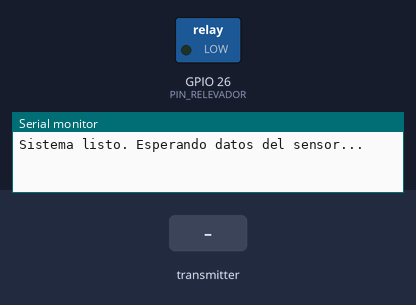
The sketch below on a simulated ESP32. Shown: switched loads named in the sketch (green lamp = pin HIGH), the last lines printed to the serial monitor. Inputs (shaded band) come from the test bench. No radio packets arrive unless stated.

Above: at 1.2 s.
1.3 s: the transmitter starts sending distanciaRecibida = 25
At 2.1 s:
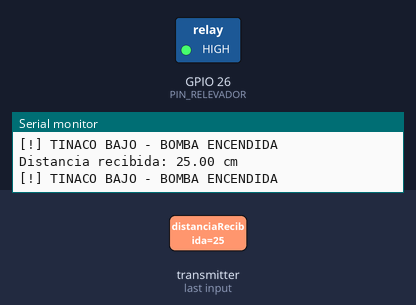
2.8 s: the transmitter starts sending distanciaRecibida = 0
At 3.3 s:
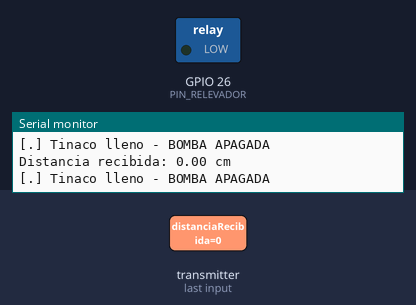
4.3 s: the transmitter starts sending distanciaRecibida = 50
At 5.6 s:
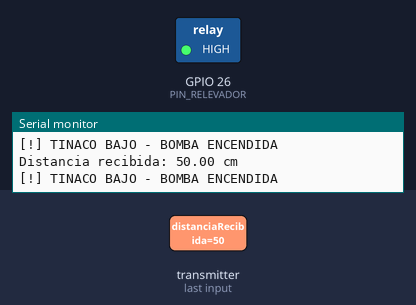
Timing chart, 0 to 7.3 s (numbered marks = the images above; inputs shaded):
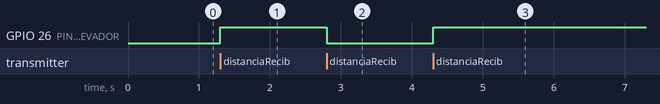

Measured:
- after the input at 1.3 s, GPIO 26 (PIN_RELEVADOR): LOW → HIGH at once
- after the input at 2.8 s, GPIO 26 (PIN_RELEVADOR): HIGH → LOW at once
- after the input at 4.3 s, GPIO 26 (PIN_RELEVADOR): LOW → HIGH at once

The sketch:

esp32_RX_OficinaBombaAgua.ino
```cpp
// --- ESP32 (RX) ---
// Activa el relevador cuando la distancia es mayor a 20 cm
// (tinaco bajo => bomba de agua encendida)
#include <SPI.h>
#include <RF24.h>

RF24 radio(4, 5);                     // CE=GPIO4, CSN=GPIO5
const byte direccion[6] = "00001";    // Debe coincidir con TX
float distanciaRecibida;

const int PIN_RELEVADOR = 26;  // GPIO26 -> Señal IN del relevador

void setup() {
  Serial.begin(115200);

  pinMode(PIN_RELEVADOR, OUTPUT);
  digitalWrite(PIN_RELEVADOR, LOW);  // Relevador apagado al inicio

  if (!radio.begin()) {
    Serial.println("NRF24L01 no detectado");
    while(1);
  }

  radio.openReadingPipe(0, direccion);  // Pipe de lectura
  radio.setChannel(112);                // Canal 112 (debe coincidir con TX)
  radio.setPALevel(RF24_PA_LOW);
  radio.startListening();               // Modo RX
  Serial.println("Sistema listo. Esperando datos del sensor...");
}

void loop() {
  if (radio.available()) {             // Hay datos en el buffer de recepcion
    radio.read(&distanciaRecibida, sizeof(distanciaRecibida));

    Serial.print("Distancia recibida: ");
    Serial.print(distanciaRecibida);
    Serial.println(" cm");

    // Logica de control: distancia > 20 cm = tinaco bajo = activar bomba
    if (distanciaRecibida > 20.0) {
      digitalWrite(PIN_RELEVADOR, HIGH);  // Activa relevador (bomba encendida)
      Serial.println("[!] TINACO BAJO - BOMBA ENCENDIDA");
    } else {
      digitalWrite(PIN_RELEVADOR, LOW);   // Apaga relevador (tinaco lleno)
      Serial.println("[.] Tinaco lleno - BOMBA APAGADA");
    }
  }
}
```
